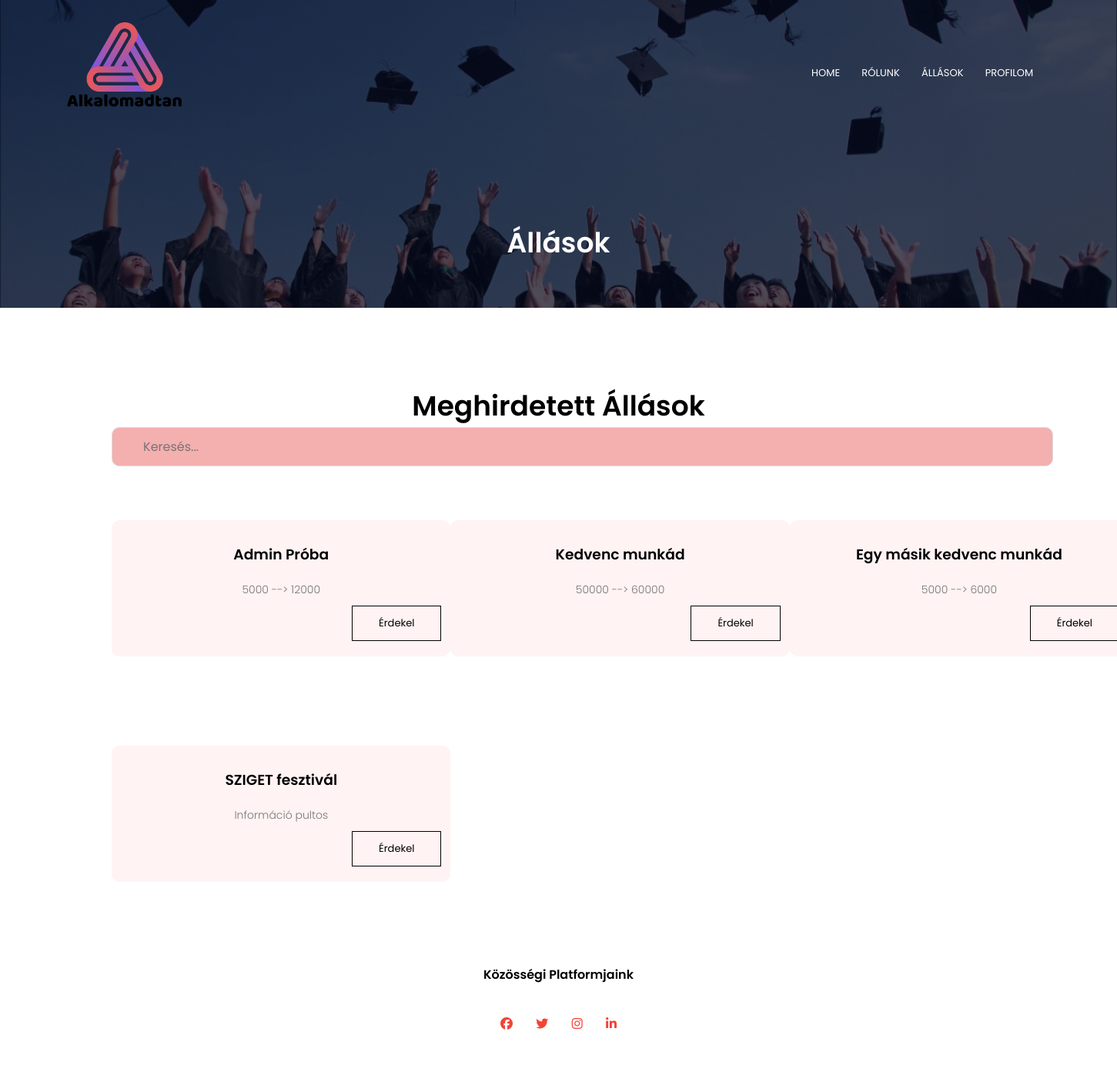
Before: /munkak/ with the older database file.
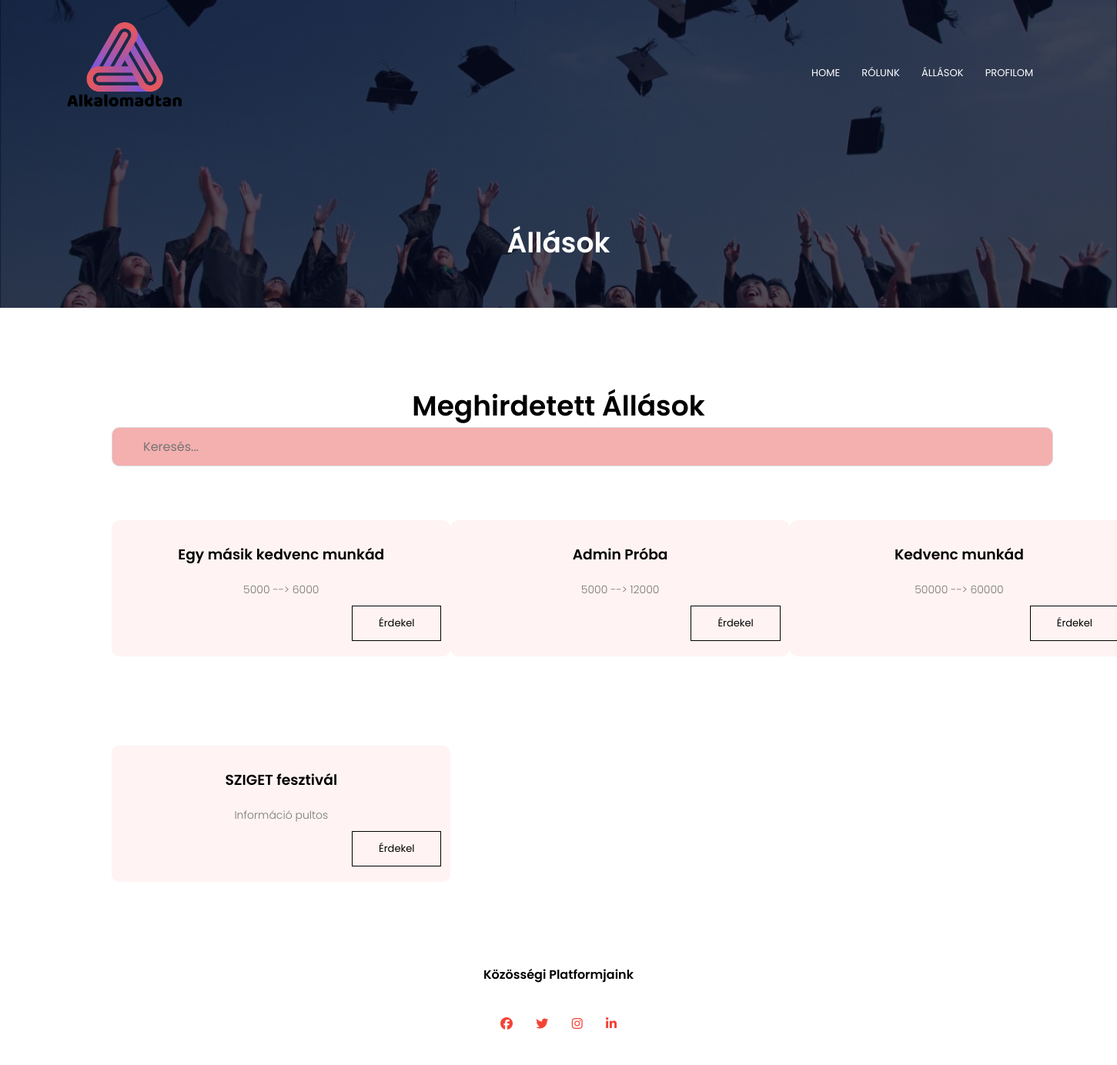
After: the same page with the newer database file.
### app/models.py (models this page shows, shortened)
class Munka(models.Model):
    class Meta:
        ordering = ["-katt"]
    nev = models.CharField(max_length=255, null=False)
    leiras = models.TextField(default="", null=False)
    helye = models.CharField(default="", max_length=255)
    katt = models.IntegerField(default=0)
    publikalo = models.ForeignKey(settings.AUTH_USER_MODEL, on_delete=models.CASCADE)
    berMin = models.IntegerField(null=False)
    berMax = models.IntegerField(null=True)
    munkaKezd = models.DateTimeField()

### app/views.py (the view)
# urls.py: path("munkak/", views.Allasok, name="Munkak"),
def Allasok(request):
    print("Állaások főoldalja / Allasok(request)")
    allasok =""
    try:
        allasok =Munka.objects.all()[:20]
    except:
        allasok = "Hihetelen de nincs most aktív hirdetés!"
    print(f"allasok végül: {type(allasok)}")
    template = loader.get_template("app/logedJobs.html")
    context = {
        "cim": "Állások",
        "allasok": allasok
        }
    return HttpResponse(template.render(context,request))

### app/templates/app/logedJobs.html (shortened to what this page needs)
{% extends 'app/layout/commonhead1.html' %}
{% block content %}
{% load static %}
    <section class="sub-header">
        <nav>
            <a href="index.html"><img src="{% static 'logo.png' %}" alt="logo" title="logo"></a>
            <div class="nav-links white" id="navLinks">
                <ul>
                    <li><a href="{% url 'Kezdolap' %}">HOME</a></li>
                    <li><a href="{% url 'Rolunk' %}">RÓLUNK</a></li>
                    <li><a href="{% url 'Munkak' %}">ÁLLÁSOK</a></li>
                    <li><a href="profilePage.html">PROFILOM<i class="fa-user fa-color"></i></a></li>
                </ul>
            </div>
        </nav>
        <h1>Állások</h1>
    </section>
<section class="jobs">
    <h1>Meghirdetett Állások</h1>
    <input type="text" id="myInput" placeholder="Keresés...">
    {% if allasok == "Hihetelen de nincs most aktív hirdetés!" %}
        <div class="row">
            <div class="jobs-col">
                <h3>Hihetelen!</h3>
                <p>Sajnos nincs jelengleg egy aktív állásunk se!</p>
            </div>
        </div
    {% else %}
        <div class="row">
        {% for allas in allasok %}
                <div class="jobs-col">
                    <h3>{{allas.nev}}</h3>
                    {% if allas.berMax is none %}
                    <p>{{allas.berMin}}</p>
                    {% else %}
                    <p>{{allas.berMin}} --> {{allas.berMax}}</p>
                    {% endif %}
                    <a class="hero-btn black-btn place-btn" href="{% url "MunkaReszlet" allas.id %}">Érdekel</a>
                </div>
        {% endfor %}
        </div>
    {% endif %}
    <div class="row">
        <div class="jobs-col">
            <h3>SZIGET fesztivál</h3>
            <p>Információ pultos</p>
            <button class="hero-btn black-btn place-btn">Érdekel</button>
        </div>
    </div>
</section>
{% endblock %}

Changed rows visible on the page:
changed Munka "Egy másik kedvenc munkád": moves up the list
